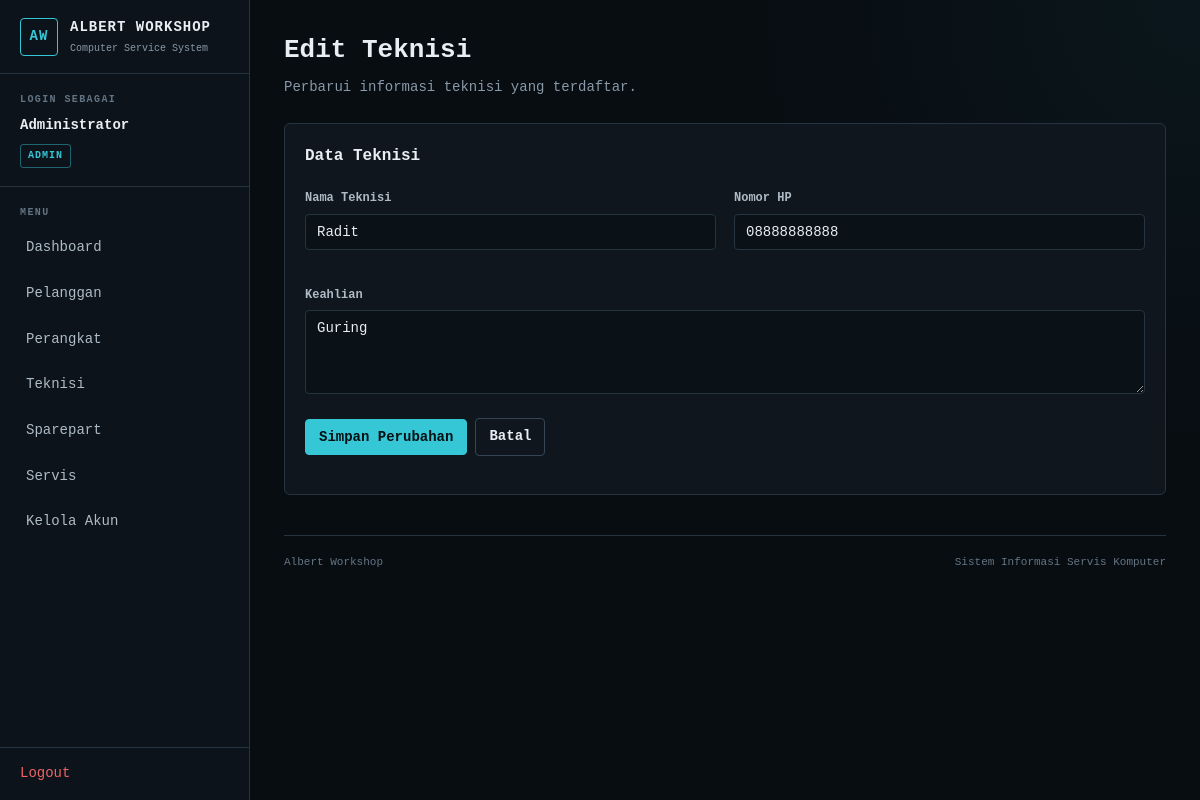
Screenshot of /teknisi/edit.php?id=2 (signed in) with the database file from the repository.
### tables this page shows
CREATE TABLE `teknisi` (
  `id_teknisi` int NOT NULL,
  `nama_teknisi` varchar(100) NOT NULL,
  `no_hp` varchar(20) NOT NULL,
  `keahlian` varchar(100) NOT NULL
);

### teknisi/edit.php (the view, shortened to what this page needs)
<?php
require '../config/koneksi.php';
$id_teknisi =
    (int) ($_GET["id"] ?? 0);
$stmt = mysqli_prepare(
    $koneksi,
    "SELECT *
     FROM teknisi
     WHERE id_teknisi = ?
     LIMIT 1"
);
mysqli_stmt_bind_param(
    $stmt,
    "i",
    $id_teknisi
);
mysqli_stmt_execute($stmt);
$result =
    mysqli_stmt_get_result($stmt);
$data =
    mysqli_fetch_assoc($result);
require '../template/header.php';
require '../template/sidebar.php';
?>
<div class="page-header">
    <div>
        <h1>Edit Teknisi</h1>
        <p class="page-description">
            Perbarui informasi teknisi yang terdaftar.
        </p>
    </div>
</div>
<section class="panel">
    <h2 class="panel-title">
        Data Teknisi
    </h2>
    <form
        action="proses.php"
        method="POST"
    >
        <div class="form-grid">
            <div class="form-group">
                <label>
                    Nama Teknisi
                </label>
                <input
                    type="text"
                    name="nama_teknisi"
                    value="<?= htmlspecialchars(
                        $data["nama_teknisi"]
                    ); ?>"
                    required
                >
            </div>
            <div class="form-group">
                <label>
                    Nomor HP
                </label>
                <input
                    type="text"
                    name="no_hp"
                    value="<?= htmlspecialchars(
                        $data["no_hp"]
                    ); ?>"
                    required
                >
            </div>
            <div class="form-group full">
                <label>
                    Keahlian
                </label>
                <textarea
                    name="keahlian"
                    rows="4"
                    required
                ><?= htmlspecialchars(
                    $data["keahlian"]
                ); ?></textarea>
            </div>
        </div>
        <div class="toolbar">
            <button
                type="submit"
                class="btn"
            >
                Simpan Perubahan
            </button>
            <a
                href="index.php"
                class="btn btn-secondary"
            >
                Batal
            </a>
        </div>
    </form>
</section>
<?php
require '../template/footer.php';
?>

### assets/css/style.css (style rules this page uses)
:root { --bg: #080d12; --surface: #0f161d; --surface-2: #151e27; --border: #263442; --border-light: #344555; --text: #e8eef4; --muted: #8999a8; --accent: #36c7d7; --accent-hover: #60d6e2; --success: #45d69a; --warning: #e8b84a; --danger: #ef6464; --sidebar-width: 250px; --radius: 6px; --font-main: "0xProto Nerd Font", monospace; }
* { box-sizing: border-box; }
html { color-scheme: dark; }
html, body { width: 100%; min-height: 100%; }
body { margin: 0; background: radial-gradient( circle at top right, rgba(54, 199, 215, 0.05), transparent 28rem ), var(--bg); color: var(--text); font-family: var(--font-main); font-size: 14px; line-height: 1.55; overflow-x: hidden; }
button, input, select, textarea, option { font-family: var(--font-main); }
a { color: var(--accent); text-decoration: none; }
h1, h2, h3 { margin-top: 0; color: var(--text); font-family: var(--font-main); font-weight: 700; }
h1 { font-size: 26px; }
h2 { font-size: 20px; }
p { line-height: 1.65; }
.main-content > * { max-width: 100%; }
.page-header { display: flex; align-items: flex-start; justify-content: space-between; gap: 20px; width: 100%; margin: 0 0 24px; }
.page-header h1 { margin: 0 0 6px; }
.page-description { margin: 0; color: var(--muted); }
.panel { width: 100%; margin: 0 0 22px; padding: 20px; background: var(--surface); border: 1px solid var(--border); border-radius: var(--radius); }
.panel-title { margin-bottom: 18px; font-size: 16px; }
.toolbar { display: flex; flex-wrap: wrap; align-items: center; gap: 8px; margin: 0 0 18px; }
button, .btn { display: inline-flex; align-items: center; justify-content: center; min-height: 36px; padding: 7px 13px; background: var(--accent); border: 1px solid var(--accent); border-radius: 4px; color: #041013; font-family: var(--font-main); font-size: 14px; font-weight: 700; cursor: pointer; transition: background 0.15s ease, border-color 0.15s ease, color 0.15s ease; }
.btn-secondary { background: transparent; border-color: var(--border-light); color: var(--text); }
.form-grid { display: grid; grid-template-columns: repeat(2, minmax(0, 1fr)); gap: 18px; }
.form-group { margin-bottom: 16px; }
.form-group.full { grid-column: 1 / -1; }
label { display: inline-block; margin-bottom: 6px; color: #aebbc6; font-size: 12px; font-weight: 700; }
input, select, textarea { width: 100%; padding: 9px 11px; background: #0a1117; border: 1px solid var(--border); border-radius: 4px; color: var(--text); font-family: var(--font-main); font-size: 14px; outline: none; transition: border-color 0.15s ease, box-shadow 0.15s ease; }
input::placeholder, textarea::placeholder { color: #657584; font-family: var(--font-main); }
textarea { resize: vertical; }

### rows the page displays
teknisi: nama_teknisi "Radit", no_hp "08888888888", keahlian "Guring"

### other values shown
$nama "Administrator"
$role "ADMIN"
